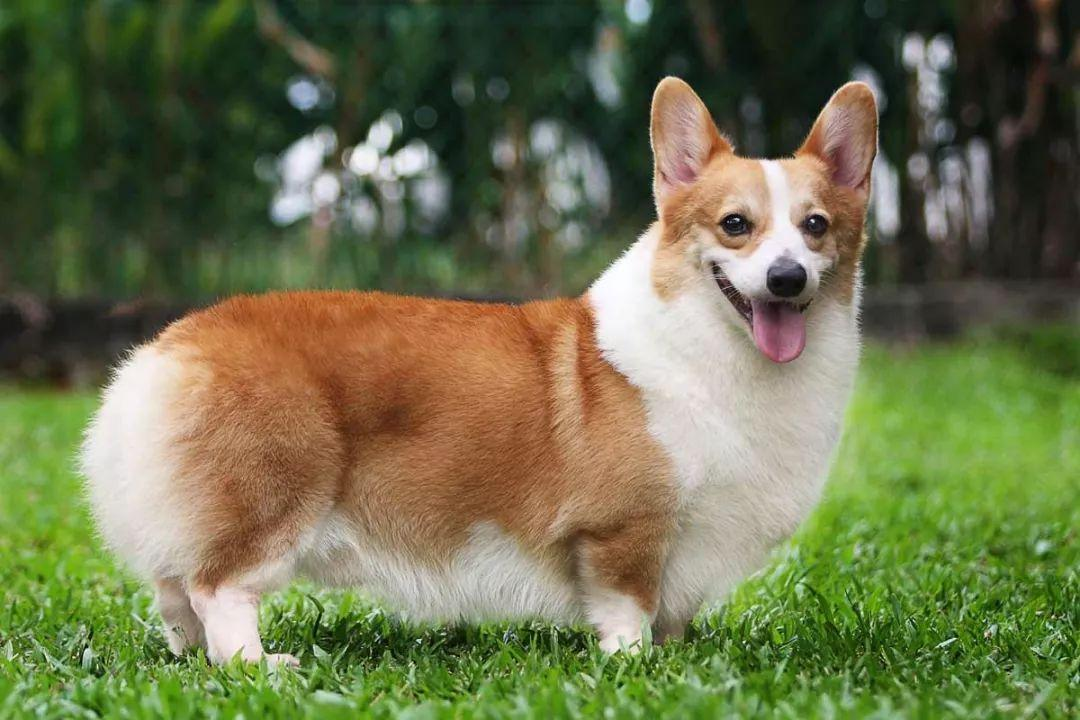
#> input picture DigitalImage/keji.jpeg, 1080 x 720 px
$ jupyter execute DFT.ipynb
#> lines starting #> are read from the running program, lines starting #| are printed output that depends on the picture
[cell 1]
import numpy as np
import matplotlib.pyplot as plt
import cv2 as cv
import math

[cell 2]
img = plt.imread('./keji.jpeg')
#> img is the input picture: shape (720, 1080, 3); mean R, G, B 108.7, 113.5, 76.6
plt.imshow(img),plt.title('picture')

[cell 3]
img = 0.2126 * img[:,:,0] + 0.7152 * img[:,:,1] + 0.0722 * img[:,:,2]
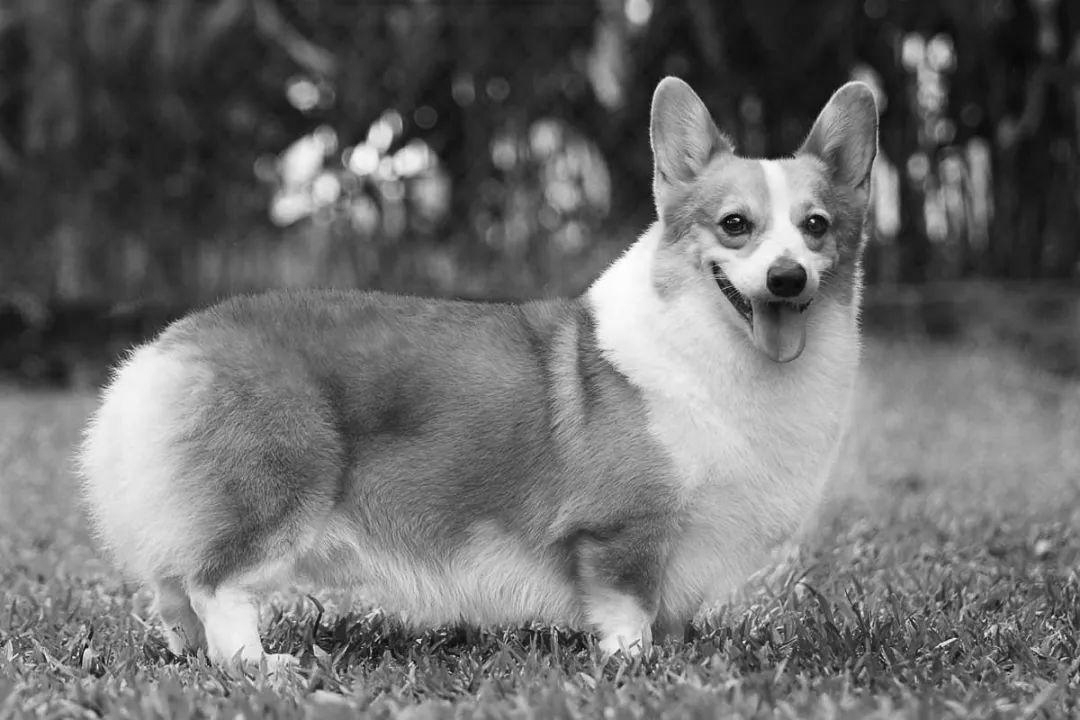
#> img: shape (720, 1080) float64; min 1.5, max 254.8, mean 109.8
plt.imshow(img,'gray'),plt.title('original')

[cell 4]
#傅里叶变换
def my_dft(img):
    f = np.fft.fft2(img)
    fshift = np.fft.fftshift(f)
    return fshift
#傅里叶逆变换
# 进行逆变换的矩阵需要由复数系统实现
def my_idft(fshift):
    ishift = np.fft.ifftshift(fshift)
    iimg = np.fft.ifft2(ishift)
    iimg = np.abs(iimg)
    return iimg
# [26 lines of commented-out code are left out]

[cell 5]
# [23 lines of commented-out code are left out]

def gaussian_low_pass(an_array,D0):
    len_row=len(an_array)
    len_col=len(an_array[0])
    target=an_array
    D1=(len_row/2)*(len_row/2)+(len_col/2)*(len_col/2)
    for row in range(len_row):
        for column in range(len_col):
            dis=(row-len_row/2)*(row-len_row/2)+(column-len_col/2)*(column-len_col/2)
            target[ row][column]=math.exp(-dis/D0)*target[ row][column]
    return target

def gaussian_high_pass(an_array,D0):
    len_row=len(an_array)
    len_col=len(an_array[0])
    target=an_array
    D1=(len_row/2)*(len_row/2)+(len_col/2)*(len_col/2)
    for row in range(len_row):
        for column in range(len_col):
            dis=(row-len_row/2)*(row-len_row/2)+(column-len_col/2)*(column-len_col/2)
            target[ row][column]=(1-math.exp(-dis/D0))*target[ row][column]
    return target

[cell 6]
def my_plot(img,name):
    plt.imshow(img, 'gray'), plt.title('D0='+str(name))

[cell 7]
fshift = my_dft(img)
D0=1
gussian_low=gaussian_low_pass(fshift,D0)
#> in gaussian_low_pass, `len_row=len(an_array)`: len_row = 720
#> in gaussian_low_pass, `len_col=len(an_array[0])`: len_col = 1080
#> in gaussian_low_pass, `D1=(len_row/2)*(len_row/2)+(len_col/2)*(len_col/2)`: D1 = 421200
my_plot(np.log(1+np.abs(gussian_low)),D0)
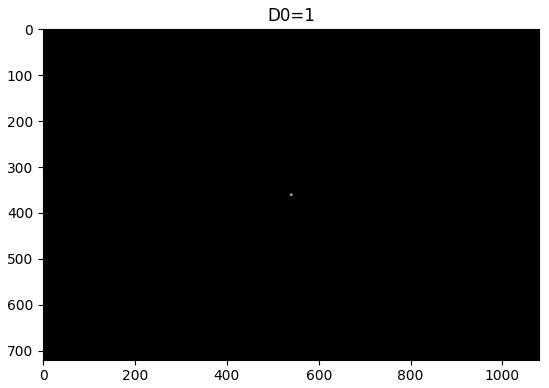
#> figure drawn by matplotlib, 1 panel

[cell 8]
iimg=my_idft(gussian_low)
#> in my_idft, `iimg = np.abs(iimg)`:
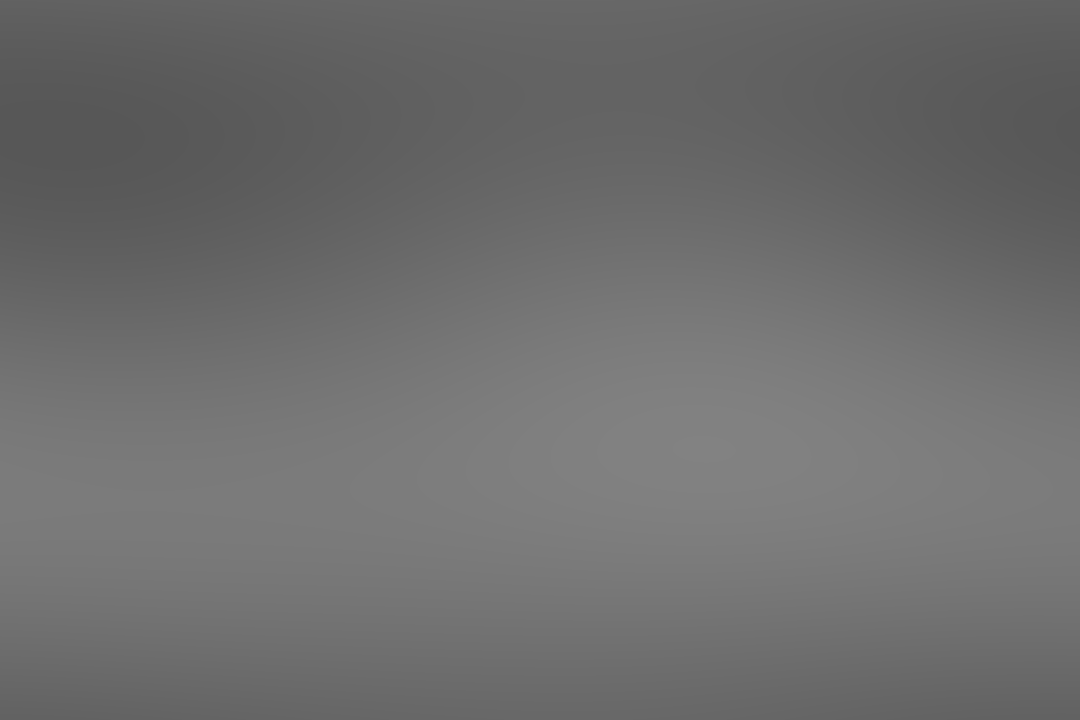
#> iimg: shape (720, 1080) float64; min 87.18, max 130.1, mean 109.8
my_plot(iimg,D0)

[cell 9]
fshift = my_dft(img)
D0=100000000
gussian_high=gaussian_high_pass(fshift,D0)
#> in gaussian_high_pass, `len_row=len(an_array)`: len_row = 720
#> in gaussian_high_pass, `len_col=len(an_array[0])`: len_col = 1080
#> in gaussian_high_pass, `D1=(len_row/2)*(len_row/2)+(len_col/2)*(len_col/2)`: D1 = 421200
my_plot(np.log(1+np.abs(gussian_high)),D0)
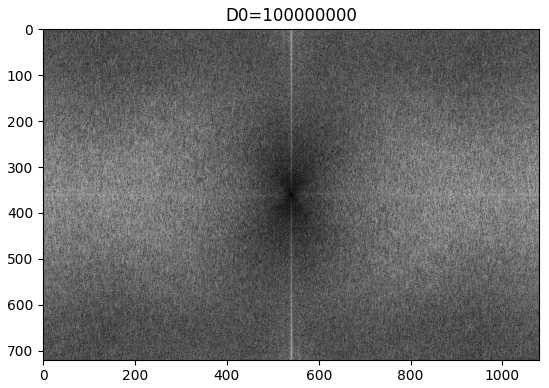
#> figure drawn by matplotlib, 1 panel

[cell 10]
iimg=my_idft(gussian_high)
#> in my_idft (call 2), `iimg = np.abs(iimg)`:
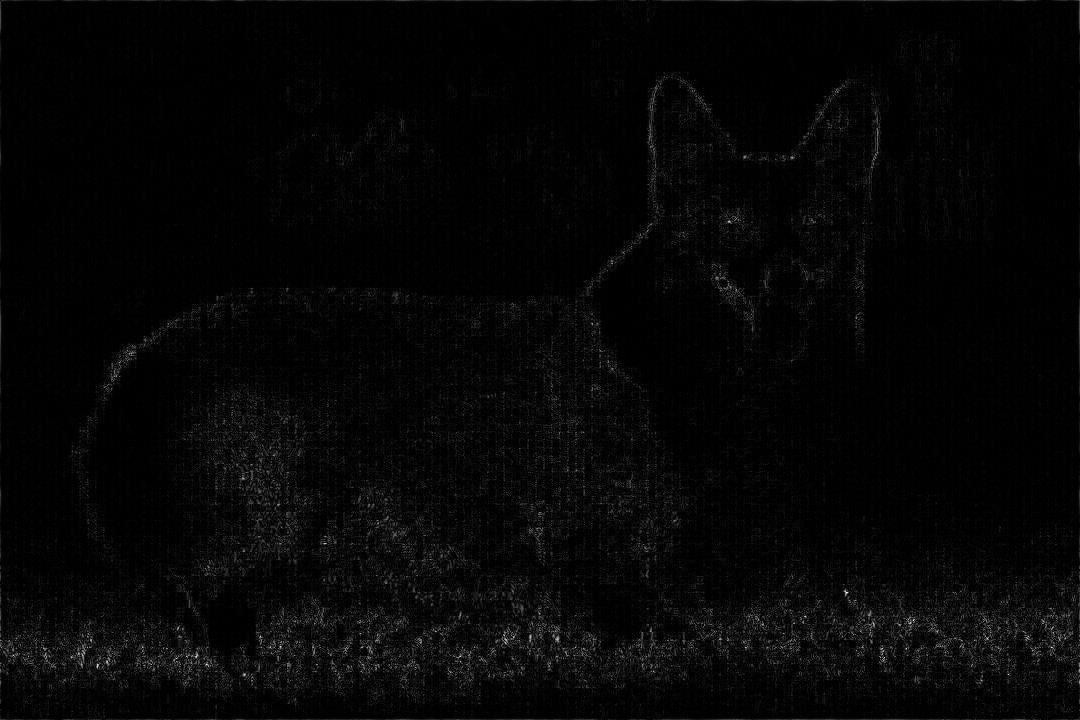
#> iimg: shape (720, 1080) float64; min 2.99e-10, max 0.12, mean 0.00296; drawn with min black and max white
my_plot(iimg,D0)

[cell 11]
res = np.log(np.abs(fshift))
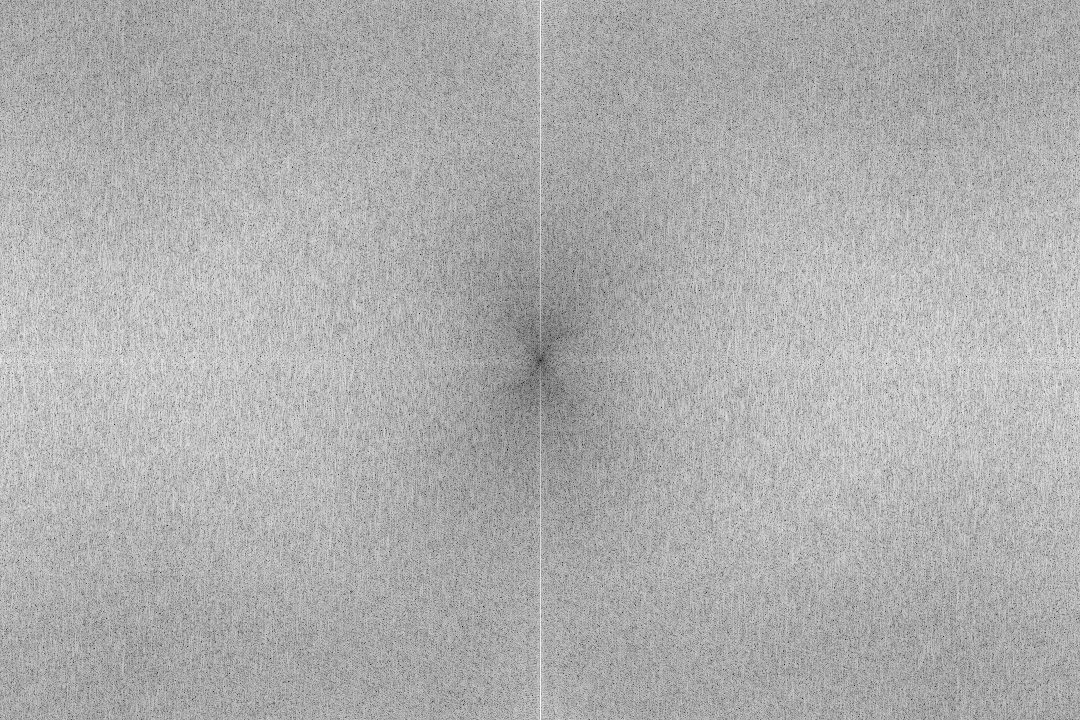
#> res: shape (720, 1080) float64; 0% of the values are NaN or infinite; the others: min -4.96, max 4.08, mean 1.22; drawn with min black, max white, NaN and infinite black
my_plot(res,'shift Fourier Image')

[cell 12]
#展示结果

plt.subplot(131), plt.imshow(img, 'gray'), plt.title('Original Image')

plt.axis('off')

plt.subplot(132), plt.imshow(res, 'gray'), plt.title('Fourier Image')

plt.axis('off')

plt.subplot(133), plt.imshow(iimg, 'gray'), plt.title('Inverse Fourier Image')

plt.axis('off')

plt.show()
